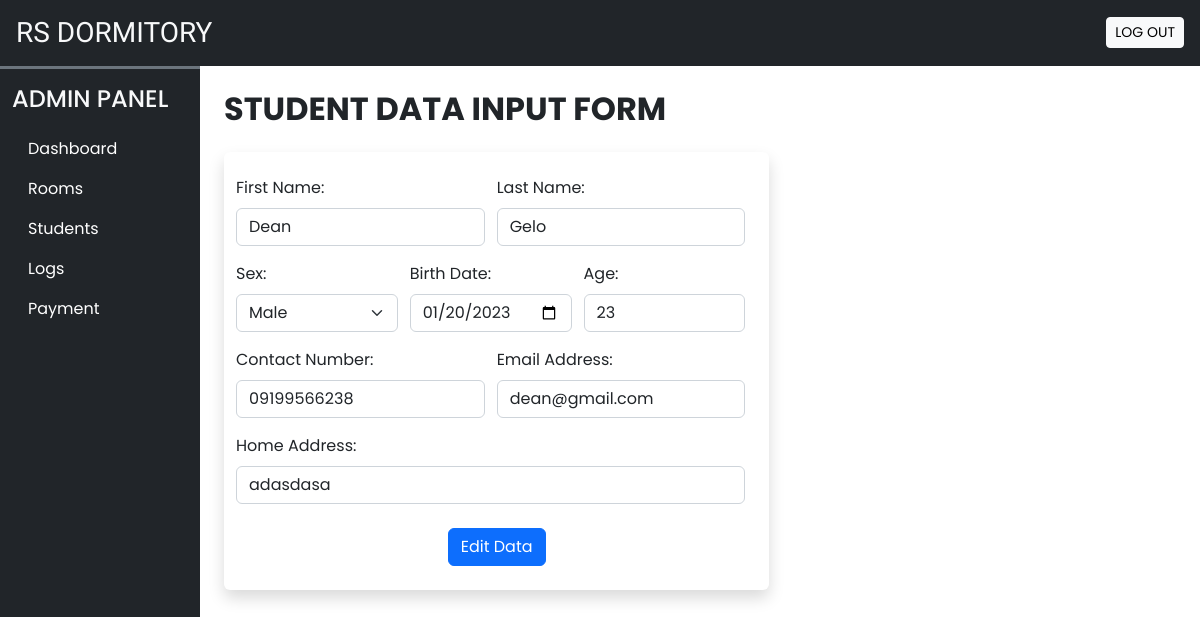
Page /function/editStudent.php?student_id=31 on the committed database.
### tables this page shows
CREATE TABLE `student_data` (
  `student_id` int(10) UNSIGNED NOT NULL,
  `first_name` varchar(30) NOT NULL,
  `last_name` varchar(30) NOT NULL,
  `sex` char(1) NOT NULL,
  `birth_date` date NOT NULL,
  `age` int(3) NOT NULL,
  `contact_number` varchar(13) NOT NULL,
  `email_address` varchar(50) NOT NULL,
  `home_address` varchar(250) NOT NULL,
  `password` varchar(20) NOT NULL
);

### function/editStudent.php (the view, shortened to what this page needs)
<!DOCTYPE html>
<html>
<head>
    <?php require('../admin/inc/links.php'); ?>
</head>
<body>
    <?php require('header.php'); ?>
    <div class="container-fluid" id="main-content">
        <div class="row">
            <div class="col-lg-10 ms-auto p-4 overflow-hidden">
                <h2 class="fw-bold mb-4">STUDENT DATA INPUT FORM</h2>
                <div class="row">
                    <div class="col-md-7">
                        <?php
                        if (isset($_GET['student_id'])) {
                            $student_id = $_GET['student_id'];
                            $sql = "SELECT * FROM `student_data` WHERE student_id = $student_id";
                            $result = mysqli_query($conn, $sql);
                            if (mysqli_num_rows($result) > 0) {
                                $row = mysqli_fetch_assoc($result);
                                echo '
                                <div class="container-fluid">
                                    <div class="row">
                                            <div class="bg-white rounded shadow p-4">
                                                <form method="POST">
                                                    <input type="hidden" name="student_id" value="' . $student_id . '">
                                                    <div class="row" class="d-flex">
                                                        <div class="col-md-6 ps-0 mb-3">
                                                            <label class="form-label" for="first_name">First Name:</label>
                                                            <input type="text" class="form-control shadow-none" id="first_name" name="first_name" value="' . $row['first_name'] . '">
                                                        </div>
                                                        <div class="col-md-6 ps-0 mb-3">
                                                            <label class="form-label" for="last_name">Last Name:</label>
                                                            <input type="text"  class="form-control shadow-none" id="last_name" name="last_name" value="' . $row['last_name'] . '">
                                                        </div>
                                                    </div>
                                                    <div class="row" class="d-flex">
                                                        <div class="col-md-4 ps-0 mb-3">
                                                            <label class="form-label" for="sex">Sex: </label>
                                                            <select name="sex" class="form-select shadow-none "  value="' . $row['sex'] . '" >
                                                                <option value="M">Male</option>
                                                            </select>
                                                        </div>
                                                        <div class="col-md-4 ps-0 mb-3">
                                                            <label class="form-label" for="birth_date">Birth Date:</label>
                                                            <input type="date" class="form-control shadow-none" id="birth_date" name="birth_date" value="' . $row['birth_date'] . '">
                                                        </div>
                                                        <div class="col-md-4 ps-0 mb-3">
                                                            <label class="form-label" for="age">Age:</label><br>
                                                            <input type="number" class="form-control shadow-none" id="age" name="age" value="' . $row['age'] . '" min="0">
                                                        </div>
                                                    </div>
                                                    <div class="row" class="d-flex">
                                                        <div class="col-md-6 ps-0 mb-3">
                                                            <label class="form-label" for="contact_number">Contact Number:</label>
                                                            <input type="tel" class="form-control shadow-none"id="contact_number" name="contact_number" value="' . $row['contact_number'] . '" pattern="[0-9]{11}">
                                                        </div>
                                                        <div class="col-md-6 ps-0 mb-3">
                                                            <label class="form-label" for="email_address">Email Address:</label>
                                                            <input type="email" class="form-control shadow-none" id="email_address" name="email_address" value="' . $row['email_address'] . '">
                                                        </div>
                                                    </div>
                                                    <div class="row" class="d-flex">
                                                        <div class="col-md-12 ps-0 mb-4">
                                                            <label  class="form-label" for="home_address">Home Address:</label><br>
                                                            <input type="text"class="form-control shadow-none" id="home_address" name="home_address" value="' . $row['home_address'] . '">
                                                        </div>
                                                    </div>
                                                    <div class="d-flex justify-content-evenly">
                                                        <button class="btn btn-md text-white btn-primary shadow-none" type="submit" name="edit">Edit Data</button>
                                                    </div>
                                                 </form>
                                        </div>
                                    </div>
                                </div>';
                            }
                        }
                        ?>
                    </div>
                </div>
            </div>
        </div>
</body>
</html>

### css/common.css (style rules this page uses)
:root { --teal: #2ec1ac; --teal-hover: #279e8c; }
* { font-family: 'Poppins', sans-serif; }
input[type=number] { appearance: textfield; }

### function/header.php (style rules this page uses)
* { font-family: 'Poppins', sans-serif; }

### rows in the picture
student_data: first_name "Dean", last_name "Gelo", sex "Male", birth_date "01/20/2023", age "23", contact_number "09199566238", email_address "dean@gmail.com", home_address "adasdasa"
